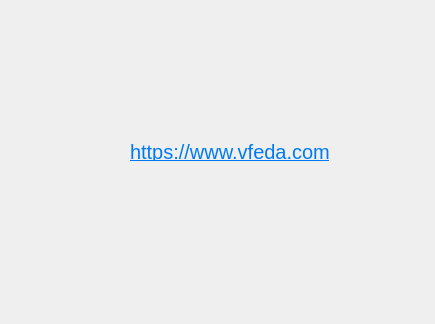
<?xml version="1.0" encoding="UTF-8"?>
<ui version="4.0">
 <class>about_Dialog</class>
 <widget class="QDialog" name="about_Dialog">
  <property name="geometry">
   <rect>
    <x>0</x>
    <y>0</y>
    <width>435</width>
    <height>324</height>
   </rect>
  </property>
  <property name="windowTitle">
   <string>Dialog</string>
  </property>
  <widget class="QLabel" name="label">
   <property name="geometry">
    <rect>
     <x>130</x>
     <y>140</y>
     <width>331</width>
     <height>21</height>
    </rect>
   </property>
   <property name="font">
    <font>
     <pointsize>15</pointsize>
    </font>
   </property>
   <property name="text">
    <string>&lt;html&gt;&lt;head/&gt;&lt;body&gt;&lt;p&gt;&lt;a href=&quot;https://www.vfeda.com&quot;&gt;&lt;span style=&quot; text-decoration: underline; color:#007af4;&quot;&gt;https://www.vfeda.com&lt;/span&gt;&lt;/a&gt;&lt;/p&gt;&lt;/body&gt;&lt;/html&gt;</string>
   </property>
  </widget>
 </widget>
 <resources/>
 <connections/>
</ui>
